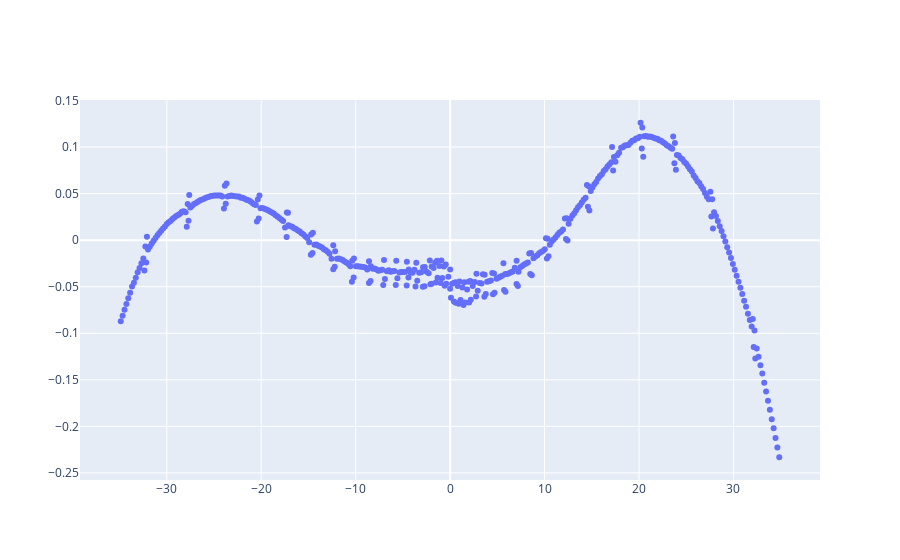

Notebook code cell kept with this figure:
### Code cell
fig = go.Figure(data=go.Scatter(
    x=df['gradient'],
    y=df['adjustment']-df['fit'],mode="markers",
name="error"))
fig.show()

### Figure 1 — Plotly figure (JSON) as saved in the notebook; plotly's stock layout.template omitted (floating-point values rounded to 4 significant figures; data arrays with more than 128 entries replaced by an {"elided": "..."} marker saying what was removed)
{"data": [{"mode": "markers", "name": "error", "type": "scatter", "x": {"elided": "426 float values"}, "y": {"elided": "426 float values"}}], "layout": {"autosize": true, "xaxis": {"autorange": true, "range": [-39.22, 39.19], "type": "linear"}, "yaxis": {"autorange": true, "range": [-0.2595, 0.1524], "type": "linear"}}}
